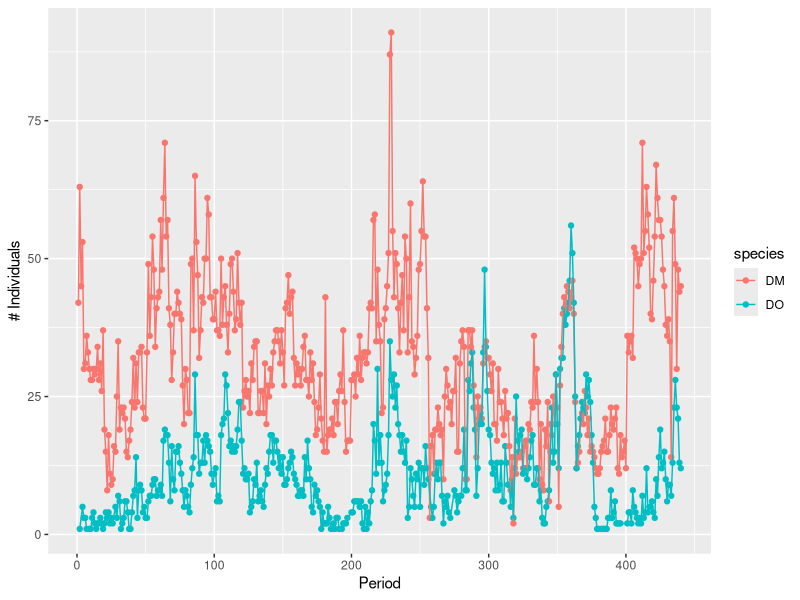
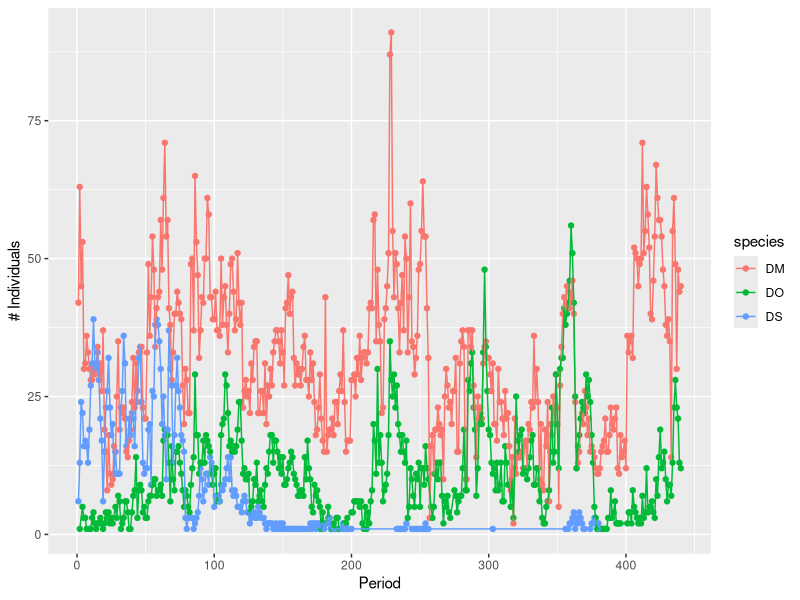

The R script that drew these images, in order:
# Creator: Ellen Bledsoe
# This code is for exploring kangaroo rat capture data for the Portal project

# load packages
library(dplyr)
library(ggplot2)

# load data
surveys <- read.csv("data/surveys.csv", header = TRUE)

###
# Krat counts by period
###

# get counts of DM and DO by period
DM_DO_count <- select(surveys, period, species) %>% 
               filter(species == 'DM' | species == 'DO', period > 0) %>% 
               group_by(period, species) %>% 
               summarise(count = n())

# plot DM and DO counts by period
ggplot(DM_DO_count, aes(x = period, y = count)) + 
  geom_point(aes(color = species)) +
  geom_line(aes(color = species)) +
  xlab("Period") +
  ylab("# Individuals")

# get counts of DM, DO, and DS by period
Dipo_count_period <- select(surveys, period, species) %>% 
                     filter(species == 'DM' | species == 'DO' | species == 'DS', period > 0) %>% 
                     group_by(period, species) %>% 
                     summarise(count = n())

# plot DM, DO, and DS by period
ggplot(Dipo_count_period, aes(x = period, y = count)) + 
  geom_point(aes(color = species)) +
  geom_line(aes(color = species)) +
  xlab("Period") +
  ylab("# Individuals")

###
# Relative abundance of Krats
###

# relative abundance of dipos by period
total_dipo_period <- Dipo_count_period %>% 
                     group_by(period) %>% 
                     summarise(total_dipo_period = sum(count))
rel_ab_period <- merge(Dipo_count_period, total_dipo_period, by = "period", all = TRUE)
relative_abundance_per <- rel_ab_period %>% 
                      mutate(rel_abund = count/total_dipo_period)

# relative abundance of dipos by year
Dipo_count_year <- select(surveys, yr, period, species) %>% 
                   filter(species == 'DM' | species == 'DO' | species == 'DS', period > 0) %>% 
                      # need to keep period > 0 in because some trapping done outside normal periods
                      # marked by negative period entries
                   group_by(yr, species) %>% 
                   summarise(count = n())

total_dipo_year <- Dipo_count_year %>% 
                   group_by(yr) %>% 
                   summarise(total_dipo_year = sum(count))
rel_ab_yr <- merge(Dipo_count_year, total_dipo_year, by = "yr", all = TRUE)
relative_abundance_yr <- rel_ab_yr %>% 
                         mutate(rel_abund = count/total_dipo_year)

###
# All dipos grouped by season
###

Dipos <- filter(surveys, species == 'DM' | species == 'DO' | species == 'DS', period > 0 & period < 437) %>% 
         arrange(yr, mo, plot, species)

find_season <- function(month){
  # function putting each month is a seasonal category
  if (any(month == '1' | month == '2' | month == '3')){
    season = "1"
  } else if (any(month == '4' | month == '5' | month == '6')){
    season = "2"
  } else if (any(month == '7' | month == '8' | month == '9')){
    season = "3"
  } else {
    season = "4"
  }
  return(season)
} 

# adding a column for season to the data 
month_list <- as.list(Dipos$mo)
Dipos$season <- rapply(month_list, find_season)
